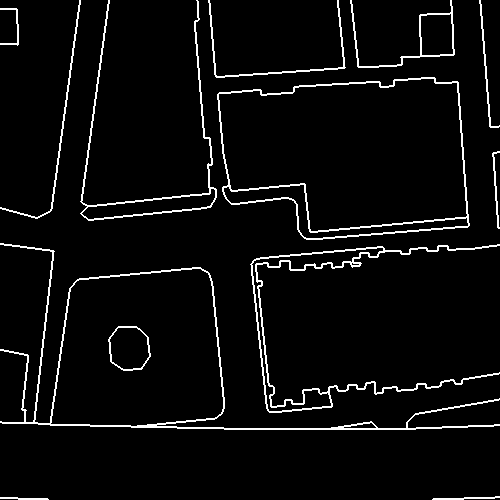
#> input picture doc/296_5000_6500_5500_7000_gt.png, 500 x 500 px, found by its file name
$ python test.py   (older library calls are emulated)
#> lines starting #> are read from the running program, lines starting #| are printed output that depends on the picture; after the words box and inside, x2 and y2 are one past the last pixel; in counts of white or black regions, pixels touching at a corner belong together
### coco_pano_ext_demo/coco.py
import numpy as np
import pandas as pd
from . import iou
from .prec_recall_map import colorize_regions


def COCO(A: np.ndarray, B: np.ndarray, mode=None, ignore_zero=True, output_scores = False, pairing_threshold=0.5):
    """

    Compute the COCO Panoptic metric in a bipartite graph (A ↔ B) with degree 1.

    ![](figs/graphs.svg)

    Three modes can be used:

    * Segmentation: A and B are supposed to be two 2D binary images. The labelisation of the connected components is then performed and
      the IoU between each pair of components is computed.
    * Labelmaps: same as previously but the the images are already labeled
    * IoU Pairing Arrays: A and B are 1D arrays that represents the matching weights in a bipartite graph (A ↔ B) where a component
      in A is in relation with at most one component in B.


    Args:
        A (np.ndarray): Binary image, labelmap, or 1D weights array
        B (np.ndarray): Binary image, labelmap, or 1D weights array
        mode (string, optional): "segmentation", "labelmap", "iou_array". Defaults to None which tries to deduce the
                                  mode from inputs.
        ignore_zero (bool, optional): Ignore the label (node) 0 which is usually the background. Defaults to True.
        output_scores (bool, optional): Output the dataframe with IoU and F-Scores as the last item of the tuple returned.
        iou_threshold (float, optional): In [0.5 - 1] The minimum overlap rate (IoU) that components should get to be paired
    Raises:
        ValueError: If mode is invalid or unable to deduce

    Returns:
        tuple: The triplet (Panoptic Quality, Segmentation Quality, Recognition Quality, Scores_Dataframe)
    """
    A = np.asarray(A)
    B = np.asarray(B)

    if mode not in {None, "segmentation", "labelmap", "iou_array"}:
        raise ValueError(f"Invalid mode '{mode}'.")

    if not (0 < pairing_threshold < 1):
        raise ValueError(f"Invalid IoU threshold '{pairing_threshold}'.")

    if not mode:
        modeA, modeB = _deduce_mode(A, B)
    else:
        modeA = modeB = mode


    if modeA == "segmentation": A = _compute_labelmap(A)
    if modeB == "segmentation": B = _compute_labelmap(B)

    if modeA != "iou_array" and modeB != "iou_array":
        A, B = _compute_iou(A, B)

    if ignore_zero:
        A = A[1:]
        B = B[1:]

    #print(f"Number of labels in A: {A.size}")
    #print(f"Number of labels in B: {B.size}")

    if B.size == 0:
        print("Warning: empty prediction. Setting scores to 0 and skipping plot generation.")
        return 0., 0., 0.

    df = iou.compute_matching_scores(A, B, pairing_threshold)
    #if plot:
    #    iou.plot_scores(df, out=plot)

    COCO_SQ = df["IoU"].mean() if len(df) > 0 else 0
    COCO_RQ = df["F-score"].iloc[0] if len(df) > 0 else 0
    COCO_PQ = COCO_SQ * COCO_RQ
    if not output_scores:
        df = None
    return COCO_PQ, COCO_SQ, COCO_RQ, df


def COCO_plot(df: pd.DataFrame, ax=None, lower_bound = 0.5):
    """[summary]

    Args:
        df (pd.DataFrame): The dataframe returned by the COCO function
        ax (Matplotlib.Axes, optional): Optional axis where to draw the figure. Defaults to None.
    """
    if df.empty:
        raise ValueError("Empty dataframe !")

    # sns.set()
    df = df[
        ["IoU", "Precision", "Recall", "F-score"]
    ]  # , "COCO_PQ", "COCO_SQ", "COCO_RQ"]]
    df = df.set_index("IoU")
    df = df.reindex([0] + list(df.index) + [1], method="backfill")
    df.iloc[-1] = [0, 0, 0]

    if ax is None:
        import matplotlib.pyplot as plt
        fig, ax = plt.subplots(figsize=(6, 6))

    df.plot(ax=ax, marker="o", drawstyle="steps-pre")
    ax.set_xlim(lower_bound, 1)
    ax.set_ylim(0, 1)


def precision_recall_maps(groundtruth: np.ndarray, contender: np.ndarray, mode=None, ignore_zero=True, lower_bound=0.5):
    """[summary]

    Args:
        groundtruth (np.ndarray): The groundtruth segmentation or labelmap
        contender (np.ndarray): The segmentation or labelmap to evaluate
        mode (str, optional): None, "segmentation" or "labelmap". Defaults to None and the mode is deduced from image types.
        ignore_zero (bool, optional): [description]. Defaults to True.
        lower_bound (float, optional): Must be in [0,1]. The center of the colormap (threshold of acceptance)
    """

    A = np.asarray(groundtruth)
    B = np.asarray(contender)

    if mode not in {None, "segmentation", "labelmap"}:
        raise ValueError(f"Invalid mode '{mode}'.")

    if not mode:
        modeA, modeB = _deduce_mode(A, B)
        assert modeA in {"segmentation", "labelmap"}
        assert modeB in {"segmentation", "labelmap"}
    else:
        modeA = modeB = mode


    if modeA == "segmentation": A = _compute_labelmap(A)
    if modeB == "segmentation": B = _compute_labelmap(B)

    wA, wB = _compute_iou(A, B)
    recall = colorize_regions(A, wA, lower_bound)
    precision = colorize_regions(B, wB, lower_bound)
    return precision, recall


def _deduce_mode_1(A):
    label_types = (np.uint16, np.int16, np.uint32, np.int32, np.uint64, np.int64)
    if A.ndim == 2:
        if A.dtype == "bool":
            return "segmentation"
        elif A.dtype in label_types:
            return "labelmap"
        elif A.dtype == "uint8":
            a_label_count = np.unique(A)
            if len(a_label_count) > 2:
                return "labelmap"
            else:
                return "segmentation"
    if A.ndim == 1:
        return "iou_array"
    return None

def _deduce_mode(A, B):
    mode_A = _deduce_mode_1(A)
    mode_B = _deduce_mode_1(B)

    if not mode_A:
        raise ValueError(f"Unable to deduce computation mode for COCO metric ({A.ndim}:{A.dtype})")
    if not mode_B:
        raise ValueError(f"Unable to deduce computation mode for COCO metric ({B.ndim}:{B.dtype})")


    if (mode_A == "iou_array") != (mode_B == "iou_array"):
        raise ValueError(f"Incompatible deduced mode for COCO metric: {mode_A} vs {mode_B}")

    return mode_A, mode_B


def _compute_labelmap(A):
    from skimage.measure import label as labelize
    A = labelize(A.astype(np.uint8), connectivity=1)  # , ltype=cv2.CV_16U
    return A


def _compute_iou(A, B):
    hist_inter_2d = iou.intersections(A, B)
    iou_a, iou_b = iou.compute_bipartite_edge_weigths(hist_inter_2d, mode="jaccard")
    return iou_a, iou_b

### coco_pano_ext_demo/iou.py
import numpy as np
import pandas as pd


def intersections(A: np.ndarray, B: np.ndarray):
    """
    Compute the intersection matrix of two label images

    Args:
    :param A: Input WxH array of labels (of N labels)
    :param B: Input WxH array of labels (of M labels)
    :return: A 2D-array of size NxM
    """
    assert A.shape == B.shape

    # Convert inputs to uint32 so we can add them.
    labels_gt = A.astype(np.uint32)
    labels_pred = B.astype(np.uint32)

    # Count the number of components in each image.
    nlabel_gt = labels_gt.max() + 1
    nlabel_pred = labels_pred.max() + 1
    sz = nlabel_gt * nlabel_pred

    # (Here comes the beautiful part.)
    # Add the images. We have |GT|*|PRED| possible values.
    # Thanks to the multiplication, each pair of components will have its new id.
    H = labels_gt * nlabel_pred + labels_pred
    # Compute the number of pixels for each pair of components.
    # The histogram is sorted by values.
    hist = np.bincount(H.ravel(), minlength=sz)
    # Because the values are sorted in an order we chose, we can reshape the histogram.
    # `hist[i,j]` contains the area of the intersection between components GT_i and PRED_j
    hist = hist.reshape((nlabel_gt, nlabel_pred))
    # hist[0,0] = 1  # <- this is really wrong
    return hist


def compute_bipartite_edge_weigths(intersection_matrix: np.array, mode="jaccard"):
    """[summary]

    Let two sets of components P and Q and a weighted bipartite graph represented as an intersection matrix of size |P|
    × |Q|.

    The algorithm selects for each component in P, the best overlap in Q, and vice verse. Only the corresponding edges
    in the graph are kept.

    Then, each (directed) edge A → B is associated with a weight, either:

    * The Jaccard Index (IoU):  w(A,B) = IoU(A,B) = |A ∩ B| / |A ∪ B|
    * The DICE:                 w(A,B) = 2|A ∩ B| / (|A| + |B|)
    * The Coverage:             w(A,B) = Covₐ(B) = |A ∩ B| / |A|
    * The Target Coverage:      w(A,B) = Cov_b(A) = |A ∩ B| / |B|

    Args:
        intersection_matrix (np.array): Input |P| × |Q| array with intersection counts
        mode (str, optional): Edge weighting mode. Either ["jaccard" or "coverage", "target_coverage"]. Defaults to "jaccard".

    Returns:
        np.array: A pair (X, Y) with scores for the best match
                  X: P → Q weights (array of size |P|, with IoU(A,B) or Covₐ(B))
                  Y: Q → P weights (array of size |Q|, with IoU(B,A) or Cov_b(A))
    """

    if mode not in {"jaccard", "coverage", "target_coverage", "dice"}:
        raise ValueError(f"Invalid mode '{mode}'.")

    H = intersection_matrix
    nlabel_P, nlabel_Q = H.shape
    # Areas of components
    areas_P = H.sum(axis=1)
    areas_Q = H.sum(axis=0)

    # Select the best overlap
    best_match_P = H.argmax(axis=1)
    best_match_Q = H.argmax(axis=0)

    area_P_Inter_BestMatch = H[np.arange(nlabel_P), best_match_P]
    area_Q_Inter_BestMatch = H[best_match_Q, np.arange(nlabel_Q)]

    if mode == "jaccard":    # normalizer = |A ∪ B| = |A| + |B| - |A ∩ B|
        area_P_normalizer = areas_P + areas_Q[best_match_P] - area_P_Inter_BestMatch
        area_Q_normalizer = areas_Q + areas_P[best_match_Q] - area_Q_Inter_BestMatch
    elif mode == "dice":    # normalizer = 0.5 * (|A| + |B|)
        area_P_normalizer = 0.5 * (areas_P + areas_Q[best_match_P])
        area_Q_normalizer = 0.5 * (areas_Q + areas_P[best_match_Q])
    elif mode == "coverage": # normalizer = |A|
        area_P_normalizer = areas_P
        area_Q_normalizer = areas_Q
    elif mode == "target_coverage": # normalizer = |B|
        area_P_normalizer = areas_Q[best_match_P]
        area_Q_normalizer = areas_P[best_match_Q]

    weights_P = np.divide(area_P_Inter_BestMatch, area_P_normalizer, where = area_P_normalizer > 0)
    weights_Q = np.divide(area_Q_Inter_BestMatch, area_Q_normalizer, where = area_Q_normalizer > 0)

    return weights_P, weights_Q


# def viz_iou(A: np.ndarray, iou: np.ndarray, output_path: str = None, lower_bound=0.5):
#     '''
#     Visualization of the IoU (outputs in a file if ``output`` is not NULL)
#     :param A: Input W*H array of labels (of M labels)
#     :param iou: Input array of M iou values
#     :param lower_bound: 0.5 <= lower_bound < 1
#     '''
#     if not 0.5 <= lower_bound < 1:
#         raise ValueError("0.5 <= lower_bound < 1")
#     cmap = matplotlib.cm.get_cmap(name="RdYlGn")

#     iou_tr = iou.copy()
#     left = iou_tr[iou<=lower_bound]
#     left *= 0.5/lower_bound
#     iou_tr[iou<=lower_bound] = left
#     right = iou_tr[iou>lower_bound]
#     right = (right - lower_bound)/(1-lower_bound) * 0.5 + 0.5
#     iou_tr[iou>lower_bound] = right

#     lut = cmap(iou_tr, bytes=True)[...,:3]
#     lut[0] = (0,0,0)
#     out = lut[A]
#     if output_path:
#         #logging.info("Saving image in %s", output_path)
#         skio.imsave(output_path, out)
#         #logging.info("end saving")
#     else:
#         plt.imshow(out)


def compute_matching_scores(ref: np.ndarray, containder_score: np.ndarray, pairing_threshold = 0.5):
    """
    Compute the F-score, Precision and Recall Scores from IoU scores measured of 2 images components

    The match between two components A and B is considered when the IoU > 0.5. It returns a dataframe with:

            Precision    Recall   F-score
    IoU
    0.500665   0.757566  0.434935  0.552607
    0.502368   0.757244  0.434750  0.552372
    0.505121   0.756600  0.434381  0.551902
    0.506959   0.756278  0.434196  0.551667
    ...
    0.995850   0.000966  0.000555  0.000705
    0.995986   0.000644  0.000370  0.000470
    0.996028   0.000322  0.000185  0.000235
    """
    if ref.size == 0:
        raise ValueError("'ref' parameter is an empty array.")
    if containder_score.size == 0:
        raise ValueError("'containder_score' parameter is an empty array.")

    scores_A = np.sort(ref)
    scores_B = np.sort(containder_score)
    startA = np.searchsorted(scores_A, pairing_threshold, side="right")
    startB = np.searchsorted(scores_B, pairing_threshold, side="right")
    # nonMatchA = startA  # Number of A points with no-match
    # nonMatchB = startB  # Number of B points with no-match
    scores_A1 = scores_A[startA:]
    scores_B1 = scores_B[startB:]
    # We must have a partial bijection between A and B for IoU > 0.5
    assert np.array_equal(scores_A1, scores_B1)

    # P: Size of the prediction set
    # T: Size of the target (reference) set
    # tp: Number of true positive

    P = float(containder_score.size)
    T = float(ref.size)

    iou_values, count = np.unique(scores_A1, return_counts=True)
    tp = np.flipud(np.cumsum(np.flip(count)))

    # Recall = Number of matchs / size(ref)
    # Precision = Number of matchs / size(containder)
    recall = tp / T
    precision = tp / P
    fscore = 2 * tp / (P + T)

    df = pd.DataFrame(
        {
            "IoU": iou_values,
            "Precision": precision,
            "Recall": recall,
            "F-score": fscore,
        }
    )
    return df

### coco_pano_ext_demo/prec_recall_map.py
import numpy as np
from matplotlib import cm, colors
from copy import copy

cmap = copy(cm.get_cmap(name="RdYlGn"))

def colorize_regions(label_map: np.ndarray, label_scores: np.ndarray, lower_bound=0.5):
    '''
    Visualization of the IoU (outputs in a file if ``output`` is not NULL)
    :param label_map: Input W*H array of labels (of M labels)
    :param label_scores: Input array of M iou values
    :param lower_bound: Must be in [0,1]. The center of the colormap (threshold of acceptance)
    '''
    if not (0 < lower_bound < 1):
        raise ValueError("0 < lower_bound < 1")


    ## Create a gamma correction so that lower_bound --> 0.5
    gamma = np.log(0.5) / np.log(lower_bound)
    cmap.set_gamma(gamma)
    lut = cmap(label_scores, bytes=True)[...,:3]
    lut[0] = (0,0,0)
    out = lut[label_map]
    return out


# [6 lines that do not run on import are left out]

### tests/test.py
#!/usr/bin/env python
# coding: utf-8

# # MapSeg Eval Tools

# ## Installation from Pip

# ```sh
# pip install coco-pano-ext-demo
# ```

# ## COCO Metrics in a bipartite graph framework
#
# Even if the primary purpose of the COCO is to score segmentations, we use a graph framework, and so we aim at scoring a bipartite graph P ↔ Q with degree 1 (1 node in P is paired with at most 1 node in Q).
# The edge are weighted by a shape matching metric: the IoU. The figure below shows two segmentations and the corresponding bipartite graph to assess.
#
# <img src="doc/matching.png" width="50%"/> <img src="doc/bipartite-5.png" width="40%" />

# In[9]:


from coco_pano_ext_demo import COCO

P = [0.7, 0.6, 0.93, 0.8]
Q = [0, 0.6, 0.8, 0.7, 0.93]
PQ, SQ, RQ, _ = COCO(P, Q, ignore_zero=False)

print(
    f"""
    The Panoptic Quality is: {PQ}
    The Segmentation Quality is: {SQ}
    The Recognition Quality is: {RQ}
    """
    )


# ## Plotting Precision/Recall and F-Score Curves
#
# We first need to output the precision/recall table of the system as the IoU tolerance threshold increases. This is mostly the same code as previously but with the extra parameter `output_scores=True`.

# In[11]:


from coco_pano_ext_demo import COCO_plot

PQ, SQ, RQ, score_table = COCO(P, Q, ignore_zero=False, output_scores=True)
score_table


# In[3]:


COCO_plot(score_table)


# ## COCO metrics from segmentation images and labelmaps
#
# While the evaluation framework is graph-based, the function enables assessing directly the quality of segmentations from images. You can provide either:
#
# * 2D labelmaps: images with labels where each component is labeled by integers (the background component should have label 0 to be ignored afterward with the parameter `ignore_zero=True`).
# * 2D binary images: images with values 0 and 1, where the 4-connected regions are in white and separated by 8-connected black boundaries.
#
# <img src="doc/296_5000_6500_5500_7000_gt.png" width="256px" /> <img src="doc/296_5000_6500_5500_7000_pred.png" width="256px" />
#

# In[4]:


import numpy as np
import matplotlib.pyplot as plt
from skimage.io import imread

T = imread("doc/296_5000_6500_5500_7000_gt.png", as_gray=True)
#> T: shape (500, 500) bool; 4.6% white in thin lines or dots
P = imread("doc/296_5000_6500_5500_7000_pred.png", as_gray=True)
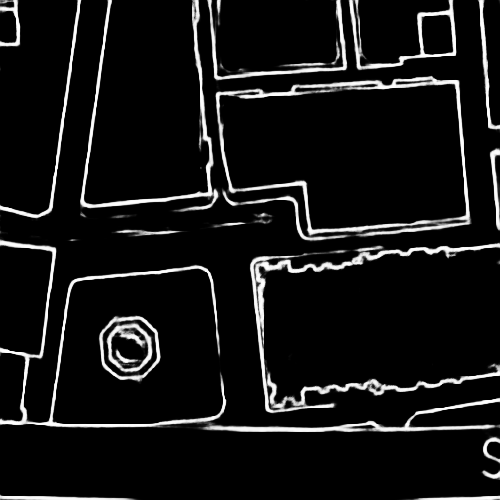
#> input picture doc/296_5000_6500_5500_7000_pred.png, 500 x 500 px, found by its file name
#> P is the input picture: shape (500, 500) float64; min 0, max 0.996, mean 0.0809


## threshold
T = np.asarray(T < 0.5)
#> T: shape (500, 500) bool; 95.4% white; black in thin lines or dots
P = np.asarray(P < 0.5)
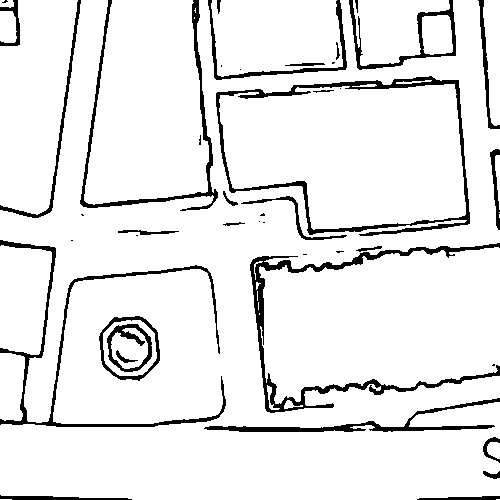
#> P: shape (500, 500) bool; 91.8% white; 43 black regions (15 under 20 px), largest, box (x1, y1, x2, y2) and area: (250, 243, 500, 413) 3633, (216, 76, 470, 236) 3288, (0, 240, 226, 427) 2774
PQ, SQ, RQ, score_table = COCO(P, T, ignore_zero=True, output_scores=True)
#> in _compute_labelmap, `A = labelize(A.astype(np.uint8), connectivity=1)`:
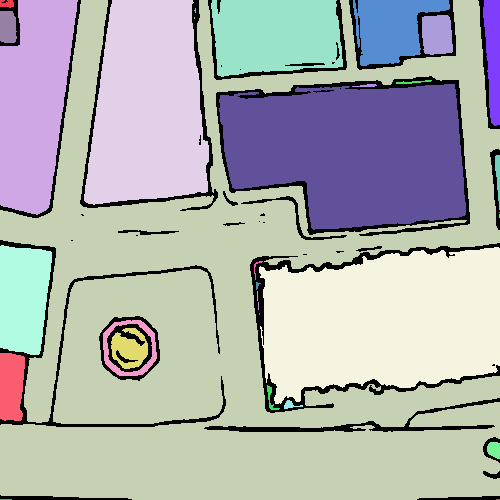
#> A: shape (500, 500) int64; 33 distinct labels, from 0 to 32; one colour per label, 0 black
#> in _compute_labelmap (call 2), `A = labelize(A.astype(np.uint8), connectivity=1)`:
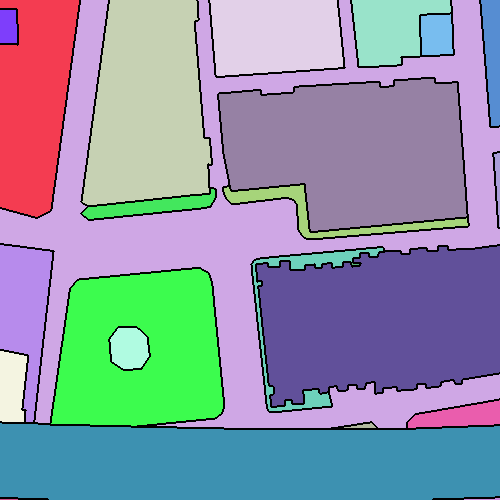
#> A: shape (500, 500) int64; 25 distinct labels, from 0 to 24; one colour per label, 0 black
#> in intersections, `nlabel_gt = labels_gt.max() + 1`: nlabel_gt = 33
#> in intersections, `nlabel_pred = labels_pred.max() + 1`: nlabel_pred = 25
#> in intersections, `sz = nlabel_gt * nlabel_pred`: sz = 825
#> in intersections, `H = labels_gt * nlabel_pred + labels_pred`:
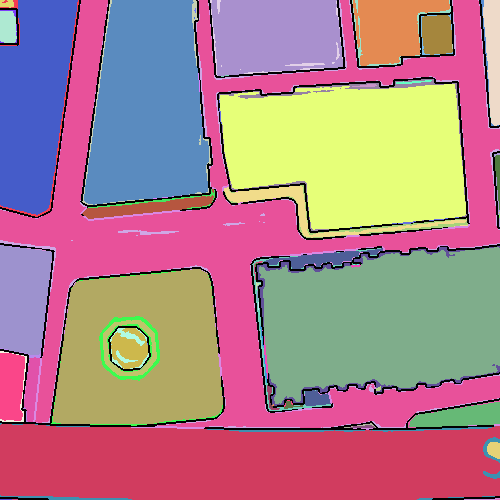
#> H: shape (500, 500) uint32; 84 distinct labels, from 0 to 823; one colour per label, 0 black
#> in intersections, `hist = np.bincount(H.ravel(), minlength=sz)`: hist = 825 values, max 51957 at index 77, min 0 at index 25, mean 303
#> in intersections, `hist = hist.reshape((nlabel_gt, nlabel_pred))`:
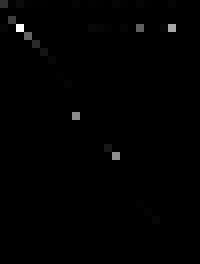
#> hist: shape (33, 25) int64 (shown 8 times larger); min 0, max 51957, mean 303; drawn with min black and max white
#> (the rest of the program and of its run is left out)
